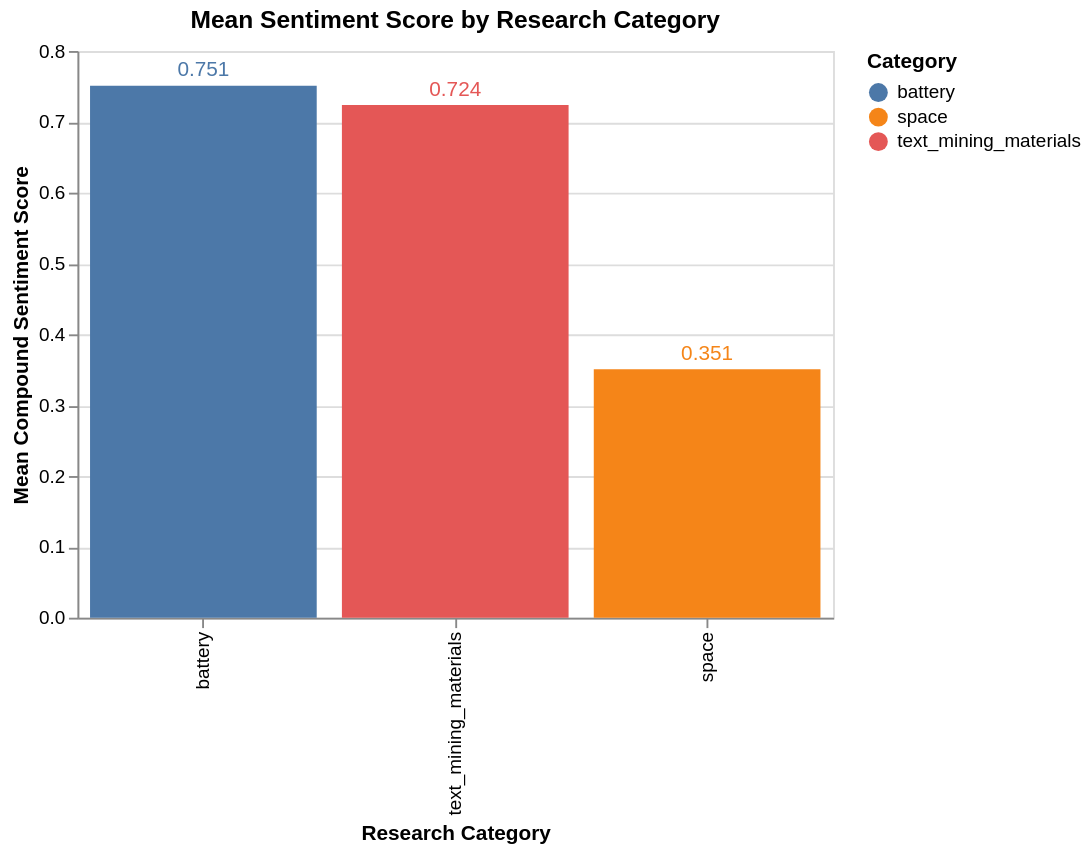

Notebook cell for this chart:
### Markdown cell above
VADER sentiment analysis was applied to all 1,400 raw abstracts. The results reveal a strongly positive sentiment profile across the entire corpus. The mean compound score is 0.574 and the median score is 0.827, indicating that the majority of scientific abstracts carry strong positive sentiment. Of the 1,400 documents, 1,165 (83.2%) are classified as Positive, 176 (12.6%) as Negative, and only 59 (4.2%) as Neutral. This overwhelming positivity is consistent with academic writing conventions — researchers frame their abstracts to emphasize novelty, achievement, and improvement to attract readers and convince reviewers of their work's significance. This finding directly supports the observation made by Tshitoyan et al. (2019) that scientific abstracts tend to emphasize positive relationships, which they noted actually aided their Word2Vec predictions. The wide standard deviation (0.518) indicates substantial variation — some papers are extremely positive while others carry genuinely negative sentiment, likely those reporting on system failures, safety risks, or field-wide challenges.

### Code cell
# --- Chart: Mean Compound Sentiment Score by Category ---

mean_sentiment = sentiment_df.groupby('category')['compound'].mean().reset_index()
mean_sentiment.columns = ['category', 'mean_compound']

chart_sent_cat = alt.Chart(mean_sentiment).mark_bar().encode(
    x=alt.X('category:N', title='Research Category', sort='-y'),
    y=alt.Y('mean_compound:Q', title='Mean Compound Sentiment Score'),
    color=alt.Color('category:N', legend=alt.Legend(title='Category')),
    tooltip=['category', 'mean_compound']
).properties(
    title='Mean Sentiment Score by Research Category',
    width=400,
    height=300
)

text_sent = chart_sent_cat.mark_text(dy=-8).encode(
    text=alt.Text('mean_compound:Q', format='.3f')
)

(chart_sent_cat + text_sent)

### Figure 1 — Vega specification as saved in the notebook (floating-point values rounded to 4 significant figures)
{"$schema": "https://vega.github.io/schema/vega/v5.json", "data": [{"name": "source_0"}, {"name": "data_1", "values": [{"category": "battery", "mean_compound": 0.7511, "mean_compound_end": 0.7511, "mean_compound_start": 0.0}, {"category": "space", "mean_compound": 0.3509, "mean_compound_end": 0.3509, "mean_compound_start": 0.0}, {"category": "text_mining_materials", "mean_compound": 0.7237, "mean_compound_end": 0.7237, "mean_compound_start": 0.0}]}, {"name": "data_2", "values": [{"category": "battery", "mean_compound": 0.7511}, {"category": "space", "mean_compound": 0.3509}, {"category": "text_mining_materials", "mean_compound": 0.7237}]}, {"name": "source_0_x_domain_category", "values": [{"category": "battery", "sort_field": 0.7511}, {"category": "space", "sort_field": 0.3509}, {"category": "text_mining_materials", "sort_field": 0.7237}]}, {"name": "data_1_color_domain_category_0", "values": [{"category": "battery"}, {"category": "space"}, {"category": "text_mining_materials"}]}, {"name": "data_2_color_domain_category_1", "values": [{"category": "battery"}, {"category": "space"}, {"category": "text_mining_materials"}]}], "marks": [{"type": "rect", "name": "layer_0_marks", "from": {"data": "data_1"}, "encode": {"update": {"y2": {"field": "mean_compound_start", "scale": "y"}, "y": {"field": "mean_compound_end", "scale": "y"}, "x": {"field": "category", "scale": "x"}, "width": {"signal": "max(0.25, bandwidth('x'))"}, "fill": {"field": "category", "scale": "color"}, "tooltip": {"signal": "{\"category\": isValid(datum[\"category\"]) ? datum[\"category\"] : \"\"+datum[\"category\"], \"mean_compound\": format(datum[\"mean_compound\"], \"\")}"}}}, "style": ["bar"]}, {"type": "text", "name": "layer_1_marks", "from": {"data": "data_2"}, "encode": {"update": {"x": {"field": "category", "scale": "x", "band": 0.5}, "fill": {"field": "category", "scale": "color"}, "align": {"value": "center"}, "tooltip": {"signal": "{\"category\": isValid(datum[\"category\"]) ? datum[\"category\"] : \"\"+datum[\"category\"], \"mean_compound\": format(datum[\"mean_compound\"], \"\")}"}, "dy": {"value": -8}, "y": {"field": "mean_compound", "scale": "y"}, "baseline": {"value": "middle"}, "text": {"signal": "format(datum[\"mean_compound\"], \".3f\")"}}}, "style": ["text"]}], "scales": [{"name": "x", "type": "band", "domain": {"data": "source_0_x_domain_category", "field": "category", "sort": {"op": "max", "field": "sort_field", "order": "descending"}}, "range": [0, {"signal": "width"}], "paddingOuter": 0.05, "paddingInner": 0.1}, {"name": "y", "type": "linear", "domain": {"fields": [{"data": "data_1", "field": "mean_compound_start"}, {"data": "data_1", "field": "mean_compound_end"}, {"data": "data_2", "field": "mean_compound"}]}, "range": [{"signal": "height"}, 0], "zero": true, "nice": true}, {"name": "color", "type": "ordinal", "domain": {"fields": [{"data": "data_1_color_domain_category_0", "field": "category"}, {"data": "data_2_color_domain_category_1", "field": "category"}], "sort": true}, "range": "category"}], "axes": [{"scale": "y", "orient": "left", "zindex": 0, "tickCount": {"signal": "ceil(height/40)"}, "gridScale": "x", "domain": false, "aria": false, "minExtent": 0, "grid": true, "maxExtent": 0, "ticks": false, "labels": false}, {"scale": "x", "orient": "bottom", "labelAlign": "right", "zindex": 0, "labelAngle": 270, "labelBaseline": "middle", "title": "Research Category", "grid": false}, {"scale": "y", "orient": "left", "grid": false, "tickCount": {"signal": "ceil(height/40)"}, "title": "Mean Compound Sentiment Score", "labelOverlap": true, "zindex": 0}], "title": {"text": "Mean Sentiment Score by Research Category", "frame": "group"}, "style": "cell", "legends": [{"title": "Category", "fill": "color", "symbolType": "circle"}], "padding": 5, "height": 300, "width": 400, "background": "white"}
